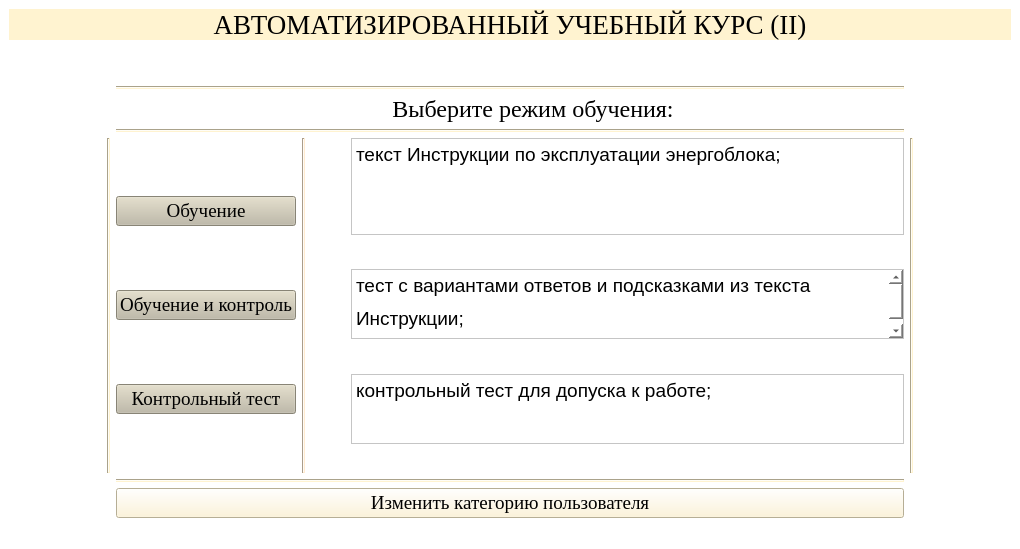
<?xml version="1.0" encoding="UTF-8"?>
<ui version="4.0">
 <class>GlavnayaIIWindow</class>
 <widget class="QMainWindow" name="GlavnayaIIWindow">
  <property name="geometry">
   <rect>
    <x>0</x>
    <y>0</y>
    <width>1020</width>
    <height>549</height>
   </rect>
  </property>
  <property name="font">
   <font>
    <family>Times New Roman</family>
    <pointsize>14</pointsize>
   </font>
  </property>
  <property name="windowTitle">
   <string>АУК</string>
  </property>
  <property name="layoutDirection">
   <enum>Qt::LeftToRight</enum>
  </property>
  <property name="styleSheet">
   <string notr="true">background-color: rgb(255, 255, 255);</string>
  </property>
  <widget class="QWidget" name="centralwidget">
   <layout class="QGridLayout" name="gridLayout">
    <item row="12" column="4">
     <spacer name="verticalSpacer_20">
      <property name="orientation">
       <enum>Qt::Vertical</enum>
      </property>
      <property name="sizeHint" stdset="0">
       <size>
        <width>20</width>
        <height>40</height>
       </size>
      </property>
     </spacer>
    </item>
    <item row="15" column="4">
     <spacer name="verticalSpacer_13">
      <property name="orientation">
       <enum>Qt::Vertical</enum>
      </property>
      <property name="sizeHint" stdset="0">
       <size>
        <width>20</width>
        <height>40</height>
       </size>
      </property>
     </spacer>
    </item>
    <item row="17" column="4">
     <spacer name="verticalSpacer_6">
      <property name="orientation">
       <enum>Qt::Vertical</enum>
      </property>
      <property name="sizeHint" stdset="0">
       <size>
        <width>20</width>
        <height>40</height>
       </size>
      </property>
     </spacer>
    </item>
    <item row="11" column="4">
     <widget class="Line" name="line_3">
      <property name="styleSheet">
       <string notr="true">background-color:#FFF3D0;</string>
      </property>
      <property name="orientation">
       <enum>Qt::Horizontal</enum>
      </property>
     </widget>
    </item>
    <item row="7" column="4">
     <spacer name="verticalSpacer">
      <property name="orientation">
       <enum>Qt::Vertical</enum>
      </property>
      <property name="sizeType">
       <enum>QSizePolicy::Preferred</enum>
      </property>
      <property name="sizeHint" stdset="0">
       <size>
        <width>20</width>
        <height>40</height>
       </size>
      </property>
     </spacer>
    </item>
    <item row="10" column="7">
     <spacer name="horizontalSpacer_9">
      <property name="orientation">
       <enum>Qt::Horizontal</enum>
      </property>
      <property name="sizeType">
       <enum>QSizePolicy::Minimum</enum>
      </property>
      <property name="sizeHint" stdset="0">
       <size>
        <width>40</width>
        <height>20</height>
       </size>
      </property>
     </spacer>
    </item>
    <item row="19" column="4">
     <spacer name="verticalSpacer_3">
      <property name="orientation">
       <enum>Qt::Vertical</enum>
      </property>
      <property name="sizeHint" stdset="0">
       <size>
        <width>20</width>
        <height>40</height>
       </size>
      </property>
     </spacer>
    </item>
    <item row="20" column="4">
     <spacer name="verticalSpacer_2">
      <property name="orientation">
       <enum>Qt::Vertical</enum>
      </property>
      <property name="sizeHint" stdset="0">
       <size>
        <width>20</width>
        <height>40</height>
       </size>
      </property>
     </spacer>
    </item>
    <item row="1" column="4">
     <spacer name="verticalSpacer_4">
      <property name="orientation">
       <enum>Qt::Vertical</enum>
      </property>
      <property name="sizeHint" stdset="0">
       <size>
        <width>20</width>
        <height>40</height>
       </size>
      </property>
     </spacer>
    </item>
    <item row="10" column="6">
     <spacer name="horizontalSpacer_7">
      <property name="orientation">
       <enum>Qt::Horizontal</enum>
      </property>
      <property name="sizeType">
       <enum>QSizePolicy::Minimum</enum>
      </property>
      <property name="sizeHint" stdset="0">
       <size>
        <width>40</width>
        <height>20</height>
       </size>
      </property>
     </spacer>
    </item>
    <item row="10" column="4">
     <layout class="QHBoxLayout" name="horizontalLayout_2">
      <item>
       <layout class="QVBoxLayout" name="verticalLayout_2">
        <item>
         <widget class="QPushButton" name="btn_teoriya">
          <property name="font">
           <font>
            <family>Times New Roman</family>
            <pointsize>14</pointsize>
           </font>
          </property>
          <property name="styleSheet">
           <string notr="true">background-color:#BFB9A5;
</string>
          </property>
          <property name="text">
           <string>Обучение</string>
          </property>
         </widget>
        </item>
        <item>
         <widget class="QPushButton" name="btn_test_podskazka">
          <property name="font">
           <font>
            <family>Times New Roman</family>
            <pointsize>14</pointsize>
           </font>
          </property>
          <property name="styleSheet">
           <string notr="true">background-color:#BFB9A5;</string>
          </property>
          <property name="text">
           <string>Обучение и контроль</string>
          </property>
         </widget>
        </item>
        <item>
         <widget class="QPushButton" name="btn_contr_test">
          <property name="font">
           <font>
            <family>Times New Roman</family>
            <pointsize>14</pointsize>
           </font>
          </property>
          <property name="styleSheet">
           <string notr="true">background-color:#BFB9A5;</string>
          </property>
          <property name="text">
           <string>Контрольный тест</string>
          </property>
         </widget>
        </item>
       </layout>
      </item>
      <item>
       <widget class="Line" name="line_6">
        <property name="styleSheet">
         <string notr="true">background-color:#FFEBD0;</string>
        </property>
        <property name="orientation">
         <enum>Qt::Vertical</enum>
        </property>
       </widget>
      </item>
      <item>
       <spacer name="horizontalSpacer_10">
        <property name="orientation">
         <enum>Qt::Horizontal</enum>
        </property>
        <property name="sizeType">
         <enum>QSizePolicy::Fixed</enum>
        </property>
        <property name="sizeHint" stdset="0">
         <size>
          <width>40</width>
          <height>20</height>
         </size>
        </property>
       </spacer>
      </item>
      <item>
       <layout class="QVBoxLayout" name="verticalLayout_3">
        <item>
         <widget class="QTextBrowser" name="textBrowser">
          <property name="font">
           <font>
            <pointsize>14</pointsize>
           </font>
          </property>
          <property name="styleSheet">
           <string notr="true"/>
          </property>
          <property name="sizeAdjustPolicy">
           <enum>QAbstractScrollArea::AdjustToContentsOnFirstShow</enum>
          </property>
          <property name="html">
           <string>&lt;!DOCTYPE HTML PUBLIC &quot;-//W3C//DTD HTML 4.0//EN&quot; &quot;http://www.w3.org/TR/REC-html40/strict.dtd&quot;&gt;
&lt;html&gt;&lt;head&gt;&lt;meta name=&quot;qrichtext&quot; content=&quot;1&quot; /&gt;&lt;style type=&quot;text/css&quot;&gt;
p, li { white-space: pre-wrap; }
&lt;/style&gt;&lt;/head&gt;&lt;body style=&quot; font-family:'MS Shell Dlg 2'; font-size:14pt; font-weight:400; font-style:normal;&quot;&gt;
&lt;p style=&quot; margin-top:12px; margin-bottom:12px; margin-left:0px; margin-right:0px; -qt-block-indent:0; text-indent:0px; line-height:150%;&quot;&gt;&lt;span style=&quot; font-family:'Times New Roman,serif';&quot;&gt;текст Инструкции по эксплуатации энергоблока;&lt;/span&gt;&lt;/p&gt;&lt;/body&gt;&lt;/html&gt;</string>
          </property>
         </widget>
        </item>
        <item>
         <spacer name="verticalSpacer_9">
          <property name="orientation">
           <enum>Qt::Vertical</enum>
          </property>
          <property name="sizeHint" stdset="0">
           <size>
            <width>20</width>
            <height>40</height>
           </size>
          </property>
         </spacer>
        </item>
        <item>
         <widget class="QTextBrowser" name="textBrowser_2">
          <property name="layoutDirection">
           <enum>Qt::LeftToRight</enum>
          </property>
          <property name="autoFillBackground">
           <bool>false</bool>
          </property>
          <property name="styleSheet">
           <string notr="true"/>
          </property>
          <property name="sizeAdjustPolicy">
           <enum>QAbstractScrollArea::AdjustToContentsOnFirstShow</enum>
          </property>
          <property name="html">
           <string>&lt;!DOCTYPE HTML PUBLIC &quot;-//W3C//DTD HTML 4.0//EN&quot; &quot;http://www.w3.org/TR/REC-html40/strict.dtd&quot;&gt;
&lt;html&gt;&lt;head&gt;&lt;meta name=&quot;qrichtext&quot; content=&quot;1&quot; /&gt;&lt;style type=&quot;text/css&quot;&gt;
p, li { white-space: pre-wrap; }
&lt;/style&gt;&lt;/head&gt;&lt;body style=&quot; font-family:'MS Shell Dlg 2'; font-size:8.25pt; font-weight:400; font-style:normal;&quot;&gt;
&lt;p style=&quot; margin-top:12px; margin-bottom:12px; margin-left:0px; margin-right:0px; -qt-block-indent:0; text-indent:0px; line-height:150%;&quot;&gt;&lt;span style=&quot; font-family:'Times New Roman,serif'; font-size:14pt;&quot;&gt;тест с вариантами ответов и подсказками из текста Инструкции;&lt;/span&gt;&lt;/p&gt;&lt;/body&gt;&lt;/html&gt;</string>
          </property>
         </widget>
        </item>
        <item>
         <spacer name="verticalSpacer_16">
          <property name="orientation">
           <enum>Qt::Vertical</enum>
          </property>
          <property name="sizeHint" stdset="0">
           <size>
            <width>20</width>
            <height>40</height>
           </size>
          </property>
         </spacer>
        </item>
        <item>
         <widget class="QTextBrowser" name="textBrowser_3">
          <property name="styleSheet">
           <string notr="true"/>
          </property>
          <property name="sizeAdjustPolicy">
           <enum>QAbstractScrollArea::AdjustToContentsOnFirstShow</enum>
          </property>
          <property name="html">
           <string>&lt;!DOCTYPE HTML PUBLIC &quot;-//W3C//DTD HTML 4.0//EN&quot; &quot;http://www.w3.org/TR/REC-html40/strict.dtd&quot;&gt;
&lt;html&gt;&lt;head&gt;&lt;meta name=&quot;qrichtext&quot; content=&quot;1&quot; /&gt;&lt;style type=&quot;text/css&quot;&gt;
p, li { white-space: pre-wrap; }
&lt;/style&gt;&lt;/head&gt;&lt;body style=&quot; font-family:'MS Shell Dlg 2'; font-size:8.25pt; font-weight:400; font-style:normal;&quot;&gt;
&lt;p style=&quot; margin-top:0px; margin-bottom:0px; margin-left:0px; margin-right:0px; -qt-block-indent:0; text-indent:0px;&quot;&gt;&lt;span style=&quot; font-family:'Times New Roman,serif'; font-size:14pt;&quot;&gt;контрольный тест для допуска к работе;&lt;/span&gt;&lt;/p&gt;&lt;/body&gt;&lt;/html&gt;</string>
          </property>
         </widget>
        </item>
        <item>
         <spacer name="verticalSpacer_17">
          <property name="orientation">
           <enum>Qt::Vertical</enum>
          </property>
          <property name="sizeHint" stdset="0">
           <size>
            <width>20</width>
            <height>40</height>
           </size>
          </property>
         </spacer>
        </item>
       </layout>
      </item>
     </layout>
    </item>
    <item row="10" column="2">
     <spacer name="horizontalSpacer_4">
      <property name="orientation">
       <enum>Qt::Horizontal</enum>
      </property>
      <property name="sizeType">
       <enum>QSizePolicy::Minimum</enum>
      </property>
      <property name="sizeHint" stdset="0">
       <size>
        <width>40</width>
        <height>20</height>
       </size>
      </property>
     </spacer>
    </item>
    <item row="21" column="4">
     <widget class="QPushButton" name="btn_user">
      <property name="font">
       <font>
        <family>Times New Roman</family>
        <pointsize>14</pointsize>
       </font>
      </property>
      <property name="styleSheet">
       <string notr="true">background-color:#FFF3D0;</string>
      </property>
      <property name="text">
       <string>Изменить категорию пользователя</string>
      </property>
     </widget>
    </item>
    <item row="5" column="4">
     <widget class="Line" name="line_2">
      <property name="styleSheet">
       <string notr="true">background-color:#FFF3D0;</string>
      </property>
      <property name="orientation">
       <enum>Qt::Horizontal</enum>
      </property>
     </widget>
    </item>
    <item row="3" column="4">
     <widget class="Line" name="line">
      <property name="font">
       <font>
        <family>Times New Roman</family>
       </font>
      </property>
      <property name="styleSheet">
       <string notr="true">background-color: #FFF3D0;</string>
      </property>
      <property name="orientation">
       <enum>Qt::Horizontal</enum>
      </property>
     </widget>
    </item>
    <item row="18" column="4">
     <spacer name="verticalSpacer_5">
      <property name="orientation">
       <enum>Qt::Vertical</enum>
      </property>
      <property name="sizeHint" stdset="0">
       <size>
        <width>20</width>
        <height>40</height>
       </size>
      </property>
     </spacer>
    </item>
    <item row="4" column="2" colspan="6">
     <widget class="QLabel" name="label">
      <property name="font">
       <font>
        <family>Times New Roman</family>
        <pointsize>18</pointsize>
       </font>
      </property>
      <property name="styleSheet">
       <string notr="true"/>
      </property>
      <property name="text">
       <string>Выберите режим обучения:</string>
      </property>
      <property name="alignment">
       <set>Qt::AlignCenter</set>
      </property>
     </widget>
    </item>
    <item row="16" column="4">
     <spacer name="verticalSpacer_7">
      <property name="orientation">
       <enum>Qt::Vertical</enum>
      </property>
      <property name="sizeHint" stdset="0">
       <size>
        <width>20</width>
        <height>40</height>
       </size>
      </property>
     </spacer>
    </item>
    <item row="10" column="3">
     <widget class="Line" name="line_5">
      <property name="styleSheet">
       <string notr="true">background-color:#FFF3D0;</string>
      </property>
      <property name="orientation">
       <enum>Qt::Vertical</enum>
      </property>
     </widget>
    </item>
    <item row="13" column="4">
     <spacer name="verticalSpacer_15">
      <property name="orientation">
       <enum>Qt::Vertical</enum>
      </property>
      <property name="sizeHint" stdset="0">
       <size>
        <width>20</width>
        <height>40</height>
       </size>
      </property>
     </spacer>
    </item>
    <item row="10" column="1">
     <spacer name="horizontalSpacer_8">
      <property name="orientation">
       <enum>Qt::Horizontal</enum>
      </property>
      <property name="sizeType">
       <enum>QSizePolicy::Fixed</enum>
      </property>
      <property name="sizeHint" stdset="0">
       <size>
        <width>40</width>
        <height>20</height>
       </size>
      </property>
     </spacer>
    </item>
    <item row="10" column="5">
     <widget class="Line" name="line_7">
      <property name="styleSheet">
       <string notr="true">background-color: #FFF3D0;</string>
      </property>
      <property name="orientation">
       <enum>Qt::Vertical</enum>
      </property>
     </widget>
    </item>
    <item row="6" column="4">
     <spacer name="verticalSpacer_8">
      <property name="orientation">
       <enum>Qt::Vertical</enum>
      </property>
      <property name="sizeHint" stdset="0">
       <size>
        <width>20</width>
        <height>40</height>
       </size>
      </property>
     </spacer>
    </item>
    <item row="8" column="4">
     <spacer name="verticalSpacer_11">
      <property name="orientation">
       <enum>Qt::Vertical</enum>
      </property>
      <property name="sizeHint" stdset="0">
       <size>
        <width>20</width>
        <height>40</height>
       </size>
      </property>
     </spacer>
    </item>
    <item row="14" column="4">
     <spacer name="verticalSpacer_14">
      <property name="orientation">
       <enum>Qt::Vertical</enum>
      </property>
      <property name="sizeHint" stdset="0">
       <size>
        <width>20</width>
        <height>40</height>
       </size>
      </property>
     </spacer>
    </item>
    <item row="9" column="4">
     <spacer name="verticalSpacer_12">
      <property name="orientation">
       <enum>Qt::Vertical</enum>
      </property>
      <property name="sizeHint" stdset="0">
       <size>
        <width>20</width>
        <height>40</height>
       </size>
      </property>
     </spacer>
    </item>
    <item row="2" column="4">
     <spacer name="verticalSpacer_21">
      <property name="orientation">
       <enum>Qt::Vertical</enum>
      </property>
      <property name="sizeType">
       <enum>QSizePolicy::Fixed</enum>
      </property>
      <property name="sizeHint" stdset="0">
       <size>
        <width>20</width>
        <height>40</height>
       </size>
      </property>
     </spacer>
    </item>
    <item row="0" column="0" colspan="9">
     <layout class="QVBoxLayout" name="verticalLayout">
      <item>
       <widget class="QLabel" name="label_3">
        <property name="font">
         <font>
          <family>Times New Roman</family>
          <pointsize>20</pointsize>
          <weight>50</weight>
          <italic>false</italic>
          <bold>false</bold>
          <underline>false</underline>
          <strikeout>false</strikeout>
         </font>
        </property>
        <property name="mouseTracking">
         <bool>false</bool>
        </property>
        <property name="styleSheet">
         <string notr="true">background-color:#FFF3D0;</string>
        </property>
        <property name="text">
         <string>АВТОМАТИЗИРОВАННЫЙ УЧЕБНЫЙ КУРС (II)</string>
        </property>
        <property name="alignment">
         <set>Qt::AlignCenter</set>
        </property>
       </widget>
      </item>
     </layout>
    </item>
   </layout>
  </widget>
  <widget class="QStatusBar" name="statusbar"/>
 </widget>
 <resources/>
 <connections/>
</ui>
